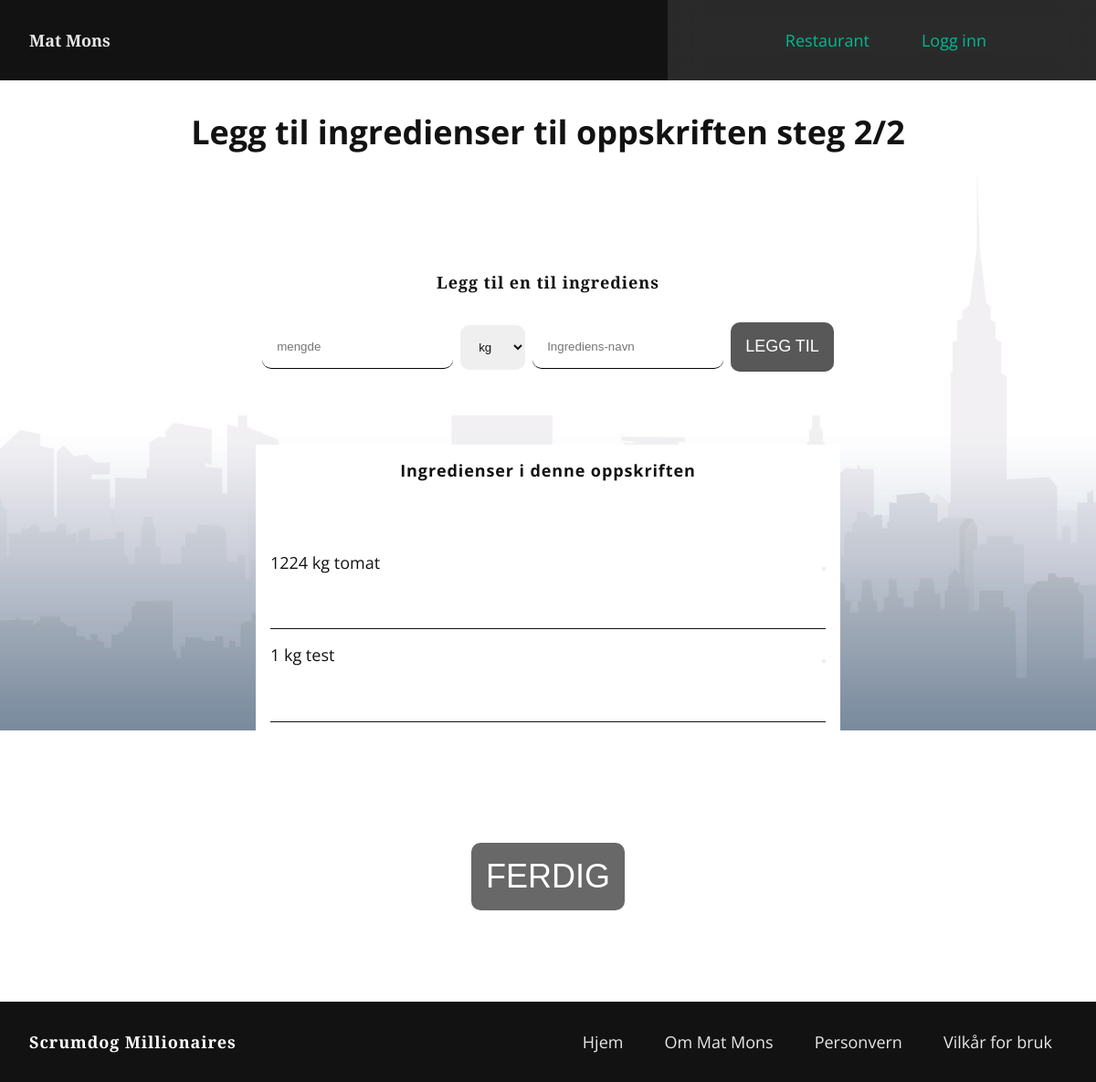
The app's page /add_ingredients/1, older data.
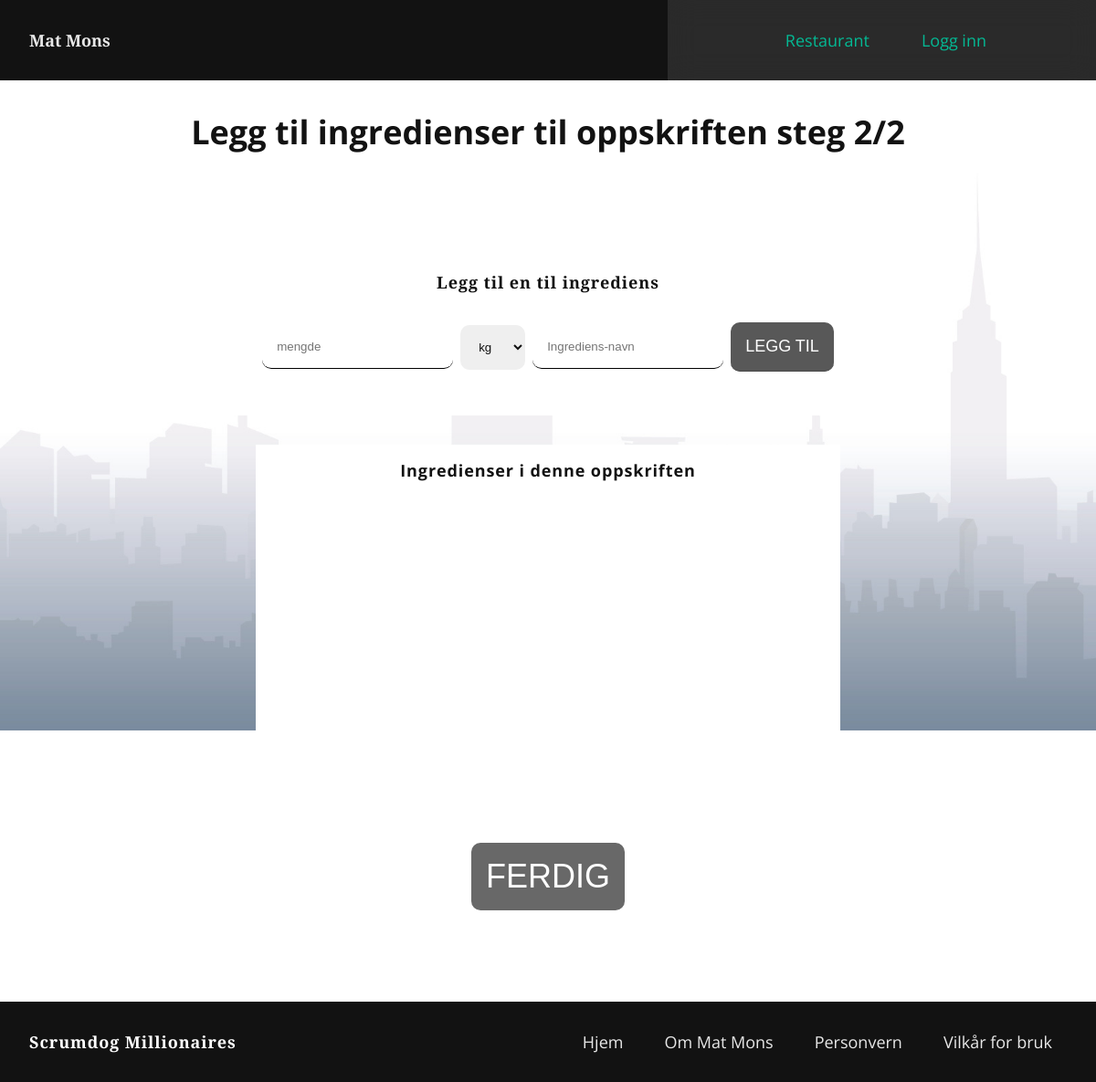
The same page, newer data.
### db/modul.py (models this page shows, shortened)
class Amount(base):
    __tablename__ = "amount"
    id = Column(Integer, primary_key=True, unique=True,
                nullable=False, autoincrement=True)
    amount = Column(Integer, nullable=False)
    recipe_ingredient_helper = relationship(
        "Recipe_ingredient_helper", back_populates="amount")

class Measurement(base):
    __tablename__ = "measurement"
    id = Column(Integer, primary_key=True, unique=True,
                nullable=False, autoincrement=True)
    name = Column(String(10), nullable=False, unique=True)
    recipe_ingredient_helper = relationship(
        "Recipe_ingredient_helper", back_populates="measurement", cascade="all, delete")

class Ingredient(base):
    __tablename__ = "ingredient"
    id = Column(Integer, primary_key=True, unique=True,
                nullable=False, autoincrement=True)
    name = Column(String(45), nullable=False, unique=True)
    recipe_ingredient_helper = relationship(
        "Recipe_ingredient_helper", back_populates="ingredient", cascade="all, delete")

### routes/recipe_routes.py (the view)
@recipe_route.route("/add_ingredients/<recipe_id>")
def add_ingredients(recipe_id):
    measurements = rq.get_all_measurements()
    ingredients_recipe = rq.get_ingredient_names_with_recipe_id(recipe_id)
    amounts_recipe = rq.get_amount_amounts_with_recipe_id(recipe_id)
    measurements_recipe = rq.get_measurement_measurements_with_recipe_id(recipe_id)
    return render_template("dinners/create_ingredients.html", measurements=measurements, len=len(ingredients_recipe),
                           ingredients=ingredients_recipe, amount=amounts_recipe,
                           measurements_recipe=measurements_recipe, recipe_id=recipe_id)

### queries.py (called while the page is built)
def get_all_measurements():
    return session.query(Measurement).all()

def get_ingredient_names_with_recipe_id(recipe_id):
    return session.query(Ingredient.name).join(
        Recipe_ingredient_helper).join(Recipe).filter(Recipe.id == recipe_id).all()

def get_amount_amounts_with_recipe_id(recipe_id):
    return session.query(Amount.amount).join(
        Recipe_ingredient_helper).join(Recipe).filter(Recipe.id == recipe_id).all()

def get_measurement_measurements_with_recipe_id(recipe_id):
    return session.query(Measurement.name).join(
        Recipe_ingredient_helper).join(Recipe).filter(Recipe.id == recipe_id).all()

### templates/dinners/create_ingredients.html (shortened to what this page needs)
{% extends "base.html" %} {% block head %} {% endblock %}  {% block content %}
<article class="ingredient-layout">
<section class="ingredient-title-section">
    <h1>Legg til ingredienser til oppskriften steg 2/2</h1>
    </section>
<article class="ingredient-article">
  <section class="">
    <div class="ingredient-container">
      <div>
      <h2 class="logo">Legg til en til ingrediens</h2>
    </div>
      <form class="" method="POST" name="formIngredients">
        <div class="ingredient-row">
          <div class="ingredient-control">
            <input
              type="number"
              name="amount"
              class="dropdownIngredient"
              placeholder="mengde"
            />
          </div>
          <div class="ingredient-control">
            <select class="dropdownIngredient" name="unit">
              {% for measurement in measurements %}
              <option>{{ measurement.name }}</option>
              {% endfor %}
            </select>
          </div>
          <div class="ingredient-control">
            <input
              type="text"
              name="ingredient"
              class="dropdownIngredient"
              placeholder="Ingrediens-navn"
            />
          </div>
        <div class="ingredient-control">
          <input
            class="ingredient-add-btn"
            type="submit"
            name=""
            value="Legg til"
          />
        </div>
      </div>
      </form>
    </div>
  </section>
  <section class="add-ingredient-section">
    <h2>Ingredienser i denne oppskriften</h2>
    {% for i in range(0,(len)) %}
    <div class="ingredient-list-content">
        {{ amount[i].amount}} {{ measurements_recipe[i].name }} {{ ingredients[i].name }}
      <form
      method="post" name="formDelete"
    >
      <button type="submit" name="delIngredient"value="fjern">
      </button>
    </form>
    </div>
    {% endfor %}
  </section>
</article>
<a href="{{ url_for('usersroute.profile')}}" class="control">
    <div class="control">
      <input type="submit" value="ferdig" />
    </div></a>
</article>
{% endblock %}

Row changes from the older to the newer data that the page shows:
removed Amount: amount "1224"
no longer on this page (row unchanged): Measurement: name "kg" "kg"
removed Ingredient: name "tomat"
removed Ingredient: name "test"
Text that changed along with them:
list line gone: "1"
